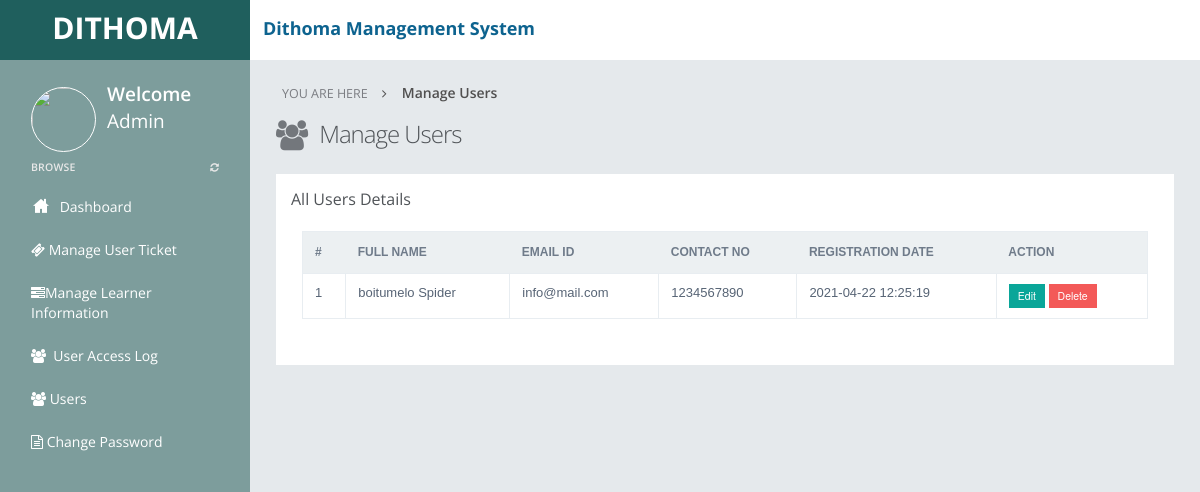
The app's page /admin/manage-users.php (signed in) with its own data.
### tables this page shows
CREATE TABLE `user` (
  `id` int(11) NOT NULL,
  `name` varchar(255) DEFAULT NULL,
  `email` varchar(255) DEFAULT NULL,
  `alt_email` varchar(255) DEFAULT NULL,
  `password` varchar(255) DEFAULT NULL,
  `mobile` varchar(255) DEFAULT NULL,
  `gender` varchar(255) DEFAULT NULL,
  `address` varchar(500) DEFAULT NULL,
  `status` int(11) DEFAULT NULL,
  `posting_date` timestamp NULL DEFAULT current_timestamp()
);

### admin/manage-users.php (the view, shortened to what this page needs)
<?php
include("dbconnection.php");
?>
<!DOCTYPE html>
<html>
<head>
<link href="../assets/plugins/pace/pace-theme-flash.css" rel="stylesheet" type="text/css" media="screen"/>
<link href="../assets/plugins/boostrapv3/css/bootstrap.min.css" rel="stylesheet" type="text/css"/>
<link href="../assets/plugins/boostrapv3/css/bootstrap-theme.min.css" rel="stylesheet" type="text/css"/>
<link href="../assets/plugins/font-awesome/css/font-awesome.css" rel="stylesheet" type="text/css"/>
<link href="../assets/css/animate.min.css" rel="stylesheet" type="text/css"/>
<link href="../assets/plugins/jquery-scrollbar/jquery.scrollbar.css" rel="stylesheet" type="text/css"/>
<link href="../assets/css/style.css" rel="stylesheet" type="text/css"/>
<link href="../assets/css/responsive.css" rel="stylesheet" type="text/css"/>
<link href="../assets/css/custom-icon-set.css" rel="stylesheet" type="text/css"/>
</head>
<body class="">
<?php include("header.php");?>
<div class="page-container row">
      <?php include("leftbar.php");?>
    </div>
  </div>
    <div class="page-content">
            <div class="content">
                <ul class="breadcrumb">
                    <li>
                        <p>YOU ARE HERE</p>
                    </li>
                    <li><a href="#" class="active">Manage Users</a>
                    </li>
                </ul>
                <div class="page-title">
                    <i class="fa fa-users"></i>
                    	<h3>Manage Users </h3>
                </div>
                <div class="row">
                    <div class="col-md-12">
                        <div class="row">
                            <div class="col-md-12">
                                <div class="grid simple ">
                                    <div class="grid-title no-border">
                                        	<h4>All Users Details</h4>
                                        <div class="tools">	<a href="javascript:;" class="collapse"></a>
                                        </div>
                                    </div>
                                    <div class="grid-body no-border">
                                            <table class="table table-bordered table-hover no-more-tables">
                                                <thead>
                                                    <tr>
                                                        <th>#</th>
                                                        <th>Full Name</th>
                                                        <th>Email ID </th>
                                                        <th>Contact No</th>
                                                        <th>Registration Date</th>
                                                        <th>Action</th>
                                                    </tr>
                                                </thead>
                                                <tbody>
                                                <?php $ret=mysqli_query($con,"select * from user");
												$cnt=1;
												while($row=mysqli_fetch_array($ret))
												{
												?>
                                                    <tr>
                                                        <td><?php echo $cnt;?></td>
                                                        <td><?php echo $row['name'];?></td>
                                                        <td><?php echo $row['email'];?></td>
                                                         <td><?php echo $row['mobile'];?></td>
                                                          <td><?php echo $row['posting_date'];?></td>
                                                          <td>
                                                          <form name="abc" action="" method="post">
                                                           <a href="edit-user.php?id=<?php echo $row['id'];?>" class="btn btn-primary btn-xs btn-mini rounded-0">Edit</a>
                                                           <button type="button" class="btn btn-danger btn-xs btn-mini rounded-0">Delete </button>
                                                           </form>
                                                          </td>
                                                    </tr>
                                                    <?php $cnt=$cnt+1; } ?>
                                                </tbody>
                                            </table>
                                    </div>
                                </div>
                            </div>
                        </div>
                    </div>
					</div>
                </div>
            </div>
        </div>
</body>
</html>

### assets/css/responsive.css (style rules this page uses)
@media (min-width: 980px) { .page-content { margin-left: 250px; min-height: 100%; } }

### records on screen
user: name "boitumelo Spider", email "info@mail.com", mobile "1234567890", posting_date "2021-04-22 12:25:19"
